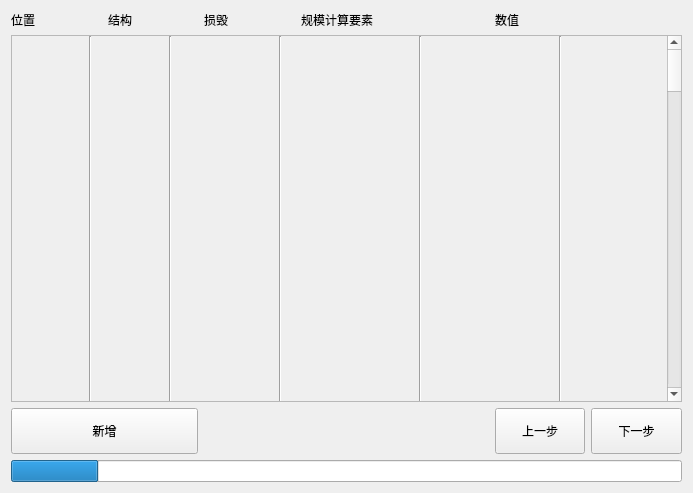
<?xml version="1.0" encoding="UTF-8"?>
<ui version="4.0">
 <class>dmgscale</class>
 <widget class="QWidget" name="dmgscale">
  <property name="geometry">
   <rect>
    <x>0</x>
    <y>0</y>
    <width>693</width>
    <height>493</height>
   </rect>
  </property>
  <property name="windowTitle">
   <string>损毁规模录入</string>
  </property>
  <layout class="QGridLayout" name="gridLayout">
   <item row="0" column="0">
    <widget class="QLabel" name="label">
     <property name="text">
      <string>位置</string>
     </property>
    </widget>
   </item>
   <item row="0" column="1">
    <widget class="QLabel" name="label_2">
     <property name="text">
      <string>结构</string>
     </property>
    </widget>
   </item>
   <item row="0" column="3">
    <widget class="QLabel" name="label_4">
     <property name="text">
      <string>规模计算要素</string>
     </property>
    </widget>
   </item>
   <item row="0" column="5">
    <widget class="QLabel" name="label_5">
     <property name="text">
      <string>数值</string>
     </property>
    </widget>
   </item>
   <item row="2" column="0" colspan="2">
    <widget class="QPushButton" name="pb_add">
     <property name="minimumSize">
      <size>
       <width>0</width>
       <height>46</height>
      </size>
     </property>
     <property name="text">
      <string>新增</string>
     </property>
    </widget>
   </item>
   <item row="2" column="5">
    <widget class="QPushButton" name="pb_back">
     <property name="enabled">
      <bool>true</bool>
     </property>
     <property name="minimumSize">
      <size>
       <width>0</width>
       <height>46</height>
      </size>
     </property>
     <property name="text">
      <string>上一步</string>
     </property>
    </widget>
   </item>
   <item row="0" column="2">
    <widget class="QLabel" name="label_3">
     <property name="text">
      <string>损毁</string>
     </property>
    </widget>
   </item>
   <item row="2" column="6">
    <widget class="QPushButton" name="pb_next">
     <property name="minimumSize">
      <size>
       <width>0</width>
       <height>46</height>
      </size>
     </property>
     <property name="text">
      <string>下一步</string>
     </property>
    </widget>
   </item>
   <item row="3" column="0" colspan="7">
    <widget class="QProgressBar" name="progressBar">
     <property name="value">
      <number>13</number>
     </property>
     <property name="textVisible">
      <bool>false</bool>
     </property>
     <property name="orientation">
      <enum>Qt::Horizontal</enum>
     </property>
     <property name="textDirection">
      <enum>QProgressBar::TopToBottom</enum>
     </property>
    </widget>
   </item>
   <item row="1" column="0" colspan="7">
    <widget class="QScrollArea" name="scrollArea">
     <property name="widgetResizable">
      <bool>true</bool>
     </property>
     <widget class="QWidget" name="scrollAreaWidgetContents">
      <property name="geometry">
       <rect>
        <x>0</x>
        <y>0</y>
        <width>656</width>
        <height>3000</height>
       </rect>
      </property>
      <property name="minimumSize">
       <size>
        <width>0</width>
        <height>3000</height>
       </size>
      </property>
      <widget class="Line" name="line_6">
       <property name="geometry">
        <rect>
         <x>70</x>
         <y>0</y>
         <width>16</width>
         <height>592</height>
        </rect>
       </property>
       <property name="orientation">
        <enum>Qt::Vertical</enum>
       </property>
      </widget>
      <widget class="Line" name="line_5">
       <property name="geometry">
        <rect>
         <x>150</x>
         <y>0</y>
         <width>16</width>
         <height>591</height>
        </rect>
       </property>
       <property name="orientation">
        <enum>Qt::Vertical</enum>
       </property>
      </widget>
      <widget class="Line" name="line_3">
       <property name="geometry">
        <rect>
         <x>260</x>
         <y>0</y>
         <width>16</width>
         <height>592</height>
        </rect>
       </property>
       <property name="orientation">
        <enum>Qt::Vertical</enum>
       </property>
      </widget>
      <widget class="Line" name="line_4">
       <property name="geometry">
        <rect>
         <x>400</x>
         <y>0</y>
         <width>16</width>
         <height>591</height>
        </rect>
       </property>
       <property name="orientation">
        <enum>Qt::Vertical</enum>
       </property>
      </widget>
      <widget class="Line" name="line_2">
       <property name="geometry">
        <rect>
         <x>540</x>
         <y>0</y>
         <width>16</width>
         <height>592</height>
        </rect>
       </property>
       <property name="orientation">
        <enum>Qt::Vertical</enum>
       </property>
      </widget>
     </widget>
    </widget>
   </item>
  </layout>
 </widget>
 <resources/>
 <connections/>
</ui>
